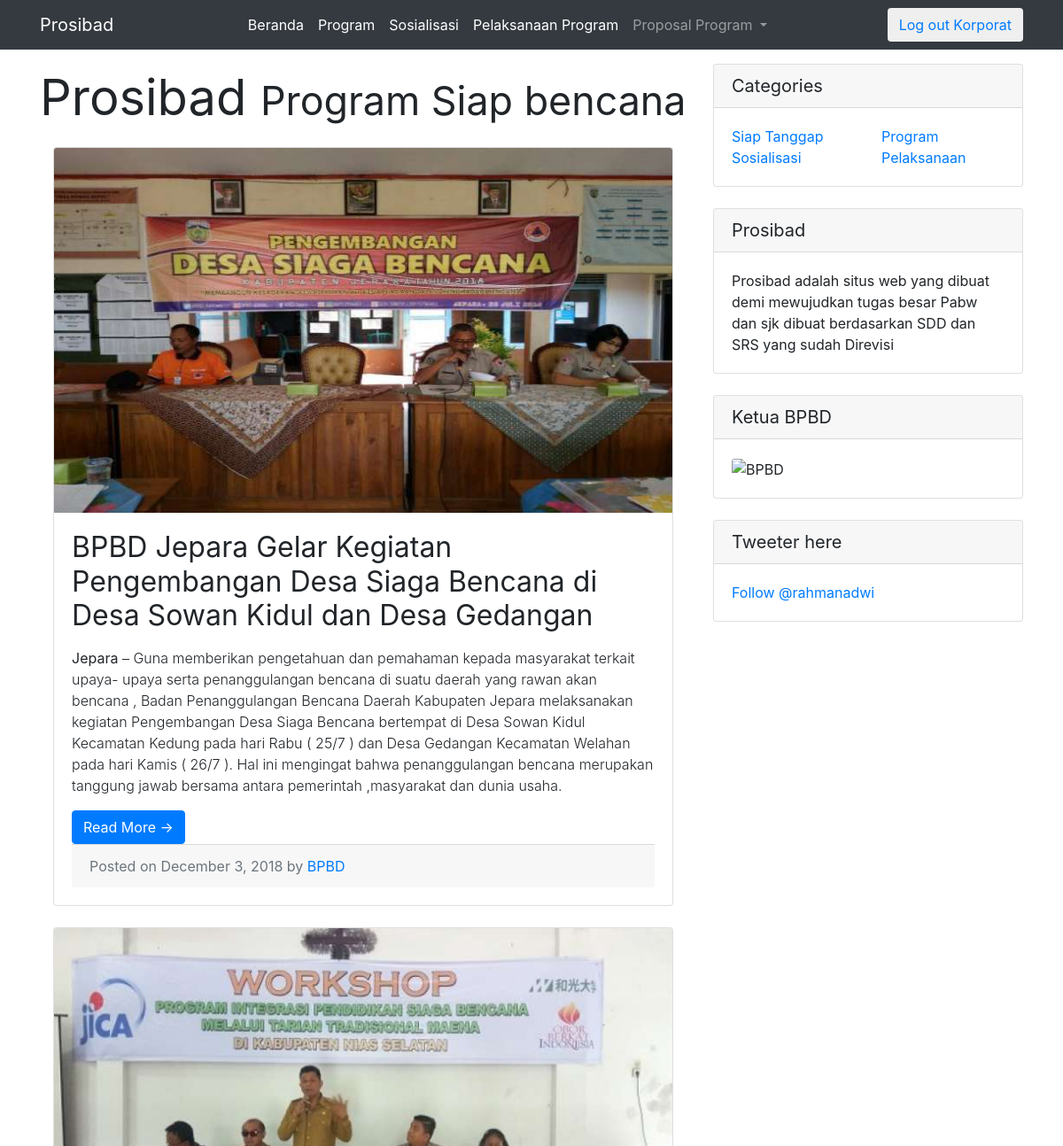
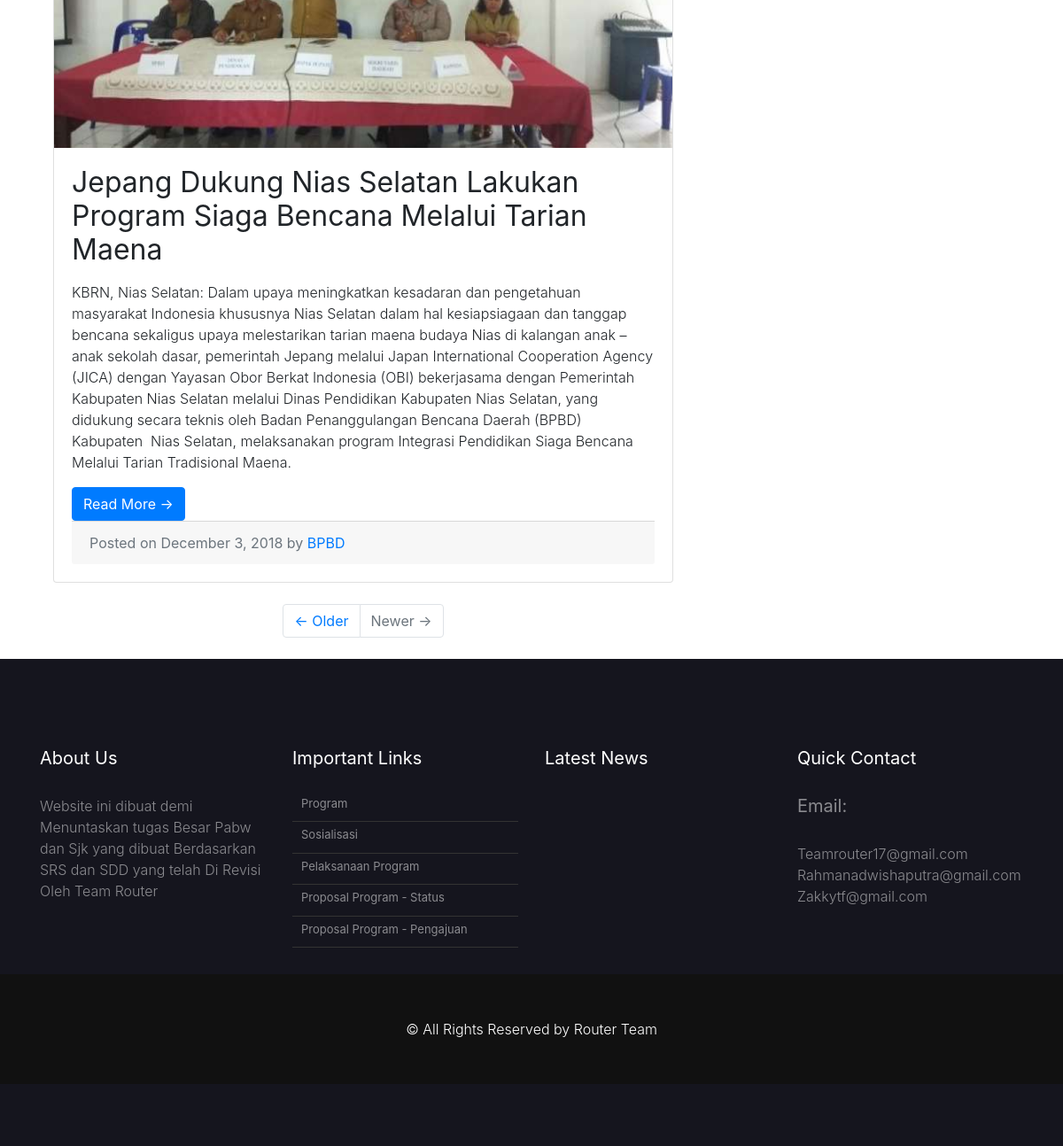
The page /index.php/korporat/viewsosialcorp on the database its author committed (2 pictures, top to bottom).
### tables this page shows
CREATE TABLE `tbl_sls` (
  `sls_id` int(11) NOT NULL,
  `sls_judul` varchar(150) DEFAULT NULL,
  `sls_isi` text,
  `sls_image` varchar(40) DEFAULT NULL,
  `sls_tanggal` timestamp NOT NULL DEFAULT CURRENT_TIMESTAMP
);

### application/controllers/Korporat.php (called while the page is built, shortened)
<?php
class Korporat extends CI_Controller {
  function __construct(){
    $this->load->model('m_berita');
    $this->load->model('m_program');
    $this->load->model('m_sls');
    $this->load->model('m_pelpro');
    $this->load->model('m_nilai');
    $this->load->model('m_files');
        $this->load->library('upload');
                $this->load->helper(array('url'));
  }
  public function viewsosialcorp()
   {
    $x['data']=$this->m_sls->get_all_sls();
    $this->load->view('Korporat/Sosialisasicorp',$x);
  }
}
?>

### index.php (called while the page is built, shortened)
<?php
require_once BASEPATH.'core/CodeIgniter.php';

### application/models/M_sls.php (called while the page is built, shortened)
<?php
class M_sls extends CI_Model{
	function get_all_sls(){
		$hsl=$this->db->query("SELECT * FROM tbl_sls ORDER BY sls_id DESC");
		return $hsl;
	}
}

### application/views/Korporat/Sosialisasicorp.php (the view, shortened to what this page needs)
<!DOCTYPE html>
  <head>
<link href="//maxcdn.bootstrapcdn.com/bootstrap/4.1.3/css/bootstrap.min.css" rel="stylesheet" id="bootstrap-css">
    <link  rel="stylesheet" href="<?php echo base_url().'/css/gaya.css'?>"  type="text/css" media="all" >
  </head>
  <body>
    <nav class="navbar navbar-expand-lg navbar-dark bg-dark sticky-top">
      <div class="container">
        <a class="navbar-brand" href="#">Prosibad</a>
        <div class="collapse navbar-collapse" id="navbarResponsive">
          <ul class="navbar-nav ml-auto">
            <div class="nav-link">
              <?php echo anchor('page','<div class="customcolor"> Beranda </div>'); ?>
            </div>
             <li class="nav-item">
            <div class="nav-link">
              <?php echo anchor('Korporat/viewprogramcorp','<div class="customcolor"> Program </div>'); ?>
            </div>
          </li>
            <li class="nav-item">
              <div class="nav-link">
              <?php echo anchor('Korporat/viewsosialcorp','<div class="customcolor"> Sosialisasi </div>'); ?>
            </div>
            </li>
           <li class="nav-item">
              <div class="nav-link">
              <?php echo anchor('Korporat/viewpelaksanaancorp','<div class="customcolor"> Pelaksanaan Program </div>'); ?>
              </div>
            </li>
      <li class="nav-item dropdown">
        <a class="nav-link dropdown-toggle" href="#" id="navbarDropdown" role="button" data-toggle="dropdown" aria-haspopup="true" aria-expanded="false">
          Proposal Program
        </a>
      </li>
          </ul>
      <div class="ml-auto my-2 my-lg-0">
<button class="btn btn-outline my-2 my-sm-0" ><a href="<?php echo base_url().'index.php/login/logout'?>">Log out Korporat</a></button>
</div></div>
</div>
    </nav>
    <div class="container">
      <div class="row">
        <div class="col-md-8">
          <h1 class="my-4">Prosibad
            <small>Program Siap bencana</small>
          </h1>
  <div class="container">
    <?php
      function limit_words($string, $word_limit){
                $words = explode(" ",$string);
                return implode(" ",array_splice($words,0,$word_limit));
            }
      foreach ($data->result_array() as $i) :
        $id=$i['sls_id'];
        $judul=$i['sls_judul'];
        $image=$i['sls_image'];
        $isi=$i['sls_isi'];
    ?>
     <div class="card mb-4">
            <img class="card-img-top" src="<?php echo base_url().'assets/images/'.$image;?>" alt="Card image cap">
            <div class="card-body">
              <h2 class="card-title"><?php echo $judul;?></h2>
              <p class="card-text"><?php echo limit_words($isi,90000);?><a href="<?php echo base_url().'index.php/post_sls/view/'.$id;?>"></a></p>
              <div>
         <a href="<?php echo base_url().'index.php/post_sls/view/'.$id;?>" class="btn btn-primary">Read More →</a>
            </div>
            <div class="card-footer text-muted">
              Posted on December 3, 2018 by
              <a href="#">BPBD</a>
            </div>
          </div>
      </div>
    <?php endforeach;?>
  </div>
          <ul class="pagination justify-content-center mb-4">
            <li class="page-item">
              <a class="page-link" href="#">← Older</a>
            </li>
            <li class="page-item disabled">
              <a class="page-link" href="#">Newer →</a>
            </li>
          </ul>
        </div>
        <div class="col-md-4">
          <div class="card my-3">
            <h5 class="card-header">Categories</h5>
            <div class="card-body">
              <div class="row">
                <div class="col-lg-6">
                  <ul class="list-unstyled mb-0">
                    <li>
                      <?php echo anchor('Page','<div> Siap Tanggap </div>'); ?>
                    </li>
                    <li>
                  <?php echo anchor('Korporat/viewsosialcorp','<div> Sosialisasi </div>'); ?>
                    </li>
                  </ul>
                </div>
                <div class="col-lg-6">
                  <ul class="list-unstyled mb-0">
                    <li>
                <?php echo anchor('Korporat/viewprogramcorp','<div> Program </div>'); ?>
                    </li>
                    <li>
                      <?php echo anchor('Korporat/viewpelaksanaancorp','<div> Pelaksanaan </div>'); ?>
                    </li>
                  </ul>
                </div>
              </div>
            </div>
          </div>
          <div class="card my-4">
            <h5 class="card-header">Prosibad</h5>
            <div class="card-body">
              Prosibad adalah situs web yang dibuat demi mewujudkan tugas besar Pabw dan sjk
              dibuat berdasarkan SDD dan SRS yang sudah Direvisi
            </div>
          </div>
          <div class="card my-4">
            <h5 class="card-header">Ketua BPBD</h5>
            <div class="card-body">
              <img class="card-img-top" src="https://pbs.twimg.com/profile_images/842298737011519488/Yx0yMvJu_400x400.jpg" alt="BPBD">
            </div>
          </div>
          <div class="card my-4">
            <h5 class="card-header">Tweeter here</h5>
            <div class="card-body">
<a href="https://twitter.com/rahmanadwi" class="twitter-follow-button" data-show-count="false">Follow @rahmanadwi</a><script async src="https://platform.twitter.com/widgets.js" charset="utf-8"></script>
            </div>
          </div>
        </div>
      </div>
    </div>
    <footer class="kilimanjaro_area">
        <div class="foo_top_header_one section_padding_100_70">
            <div class="container">
                <div class="row">
                    <div class="col-12 col-md-6 col-lg-3">
                        <div class="kilimanjaro_part">
                            <h5>About Us</h5>
                            <p>
                              Website ini dibuat demi Menuntaskan tugas Besar Pabw dan Sjk yang dibuat Berdasarkan SRS dan SDD yang telah Di Revisi Oleh Team Router
                            </p>
                        </div>
                    </div>
                    <div class="col-12 col-md-6 col-lg-3">
                        <div class="kilimanjaro_part">
                            <h5>Important Links</h5>
                            <ul class="kilimanjaro_links">
                                <li><a href="<?= site_url('korporat/program'); ?>"><i class="fa fa-angle-right" aria-hidden="true"></i>Program</a></li>
                                <li><a href="<?= site_url('korporat/sosialisasi'); ?>"><i class="fa fa-angle-right" aria-hidden="true"></i>Sosialisasi</a></li>
                                <li><a href="<?= site_url('korporat/pelaksanaan'); ?>"><i class="fa fa-angle-right" aria-hidden="true"></i>Pelaksanaan Program</a></li>
                                <li><a href="<?= site_url('korporat/status') ?>"><i class="fa fa-angle-right" aria-hidden="true"></i>Proposal Program - Status</a></li>
                                <li><a href="<?= site_url('korporat/pengajuan') ?>"><i class="fa fa-angle-right" aria-hidden="true"></i>Proposal Program - Pengajuan</a></li>
                            </ul>
                        </div>
                    </div>
                    <div class="col-12 col-md-6 col-lg-3">
                        <div class="kilimanjaro_part">
                            <h5>Latest News</h5>
                        </div>
                    </div>
                    <div class="col-12 col-md-6 col-lg-3">
                        <div class="kilimanjaro_part">
                            <h5>Quick Contact</h5>
                            <div class="kilimanjaro_single_contact_info">
                            <div class="kilimanjaro_single_contact_info">
                                <h5>Email:</h5>
                                <p>Teamrouter17@gmail.com<br> Rahmanadwishaputra@gmail.com
                                <br> Zakkytf@gmail.com</p>
                            </div>
                        </div>
                    </div>
                </div>
            </div>
        </div>
    <footer>
        <div class=" kilimanjaro_bottom_header_one section_padding_50 text-center">
            <div class="container">
                <div class="row">
                    <div class="col-12">
                        <p>© All Rights Reserved by Router Team</p>
                    </div>
                </div>
            </div>
        </div>
    </footer>
  </body>
</html>

### css/gaya.css (style rules this page uses)
.customcolor { color: white; }
a { text-decoration: none !important; }
h1 { font-size: 3.5rem; font-weight: 300; line-height: 1.1; }
.kilimanjaro_area { position: relative; z-index: 1; }
.foo_top_header_one { background-color: #15151e; color: #fff; }
.section_padding_100_70 { padding-top: 100px; padding-bottom: 70px; }
.foo_top_header_one { color: #fff; }
.kilimanjaro_part { margin-bottom: 30px; }
.foo_top_header_one .kilimanjaro_part > h5 { color: #fff; }
.kilimanjaro_part h4, .kilimanjaro_part h5 { margin-bottom: 30px; }
.kilimanjaro_single_contact_info > p, .kilimanjaro_single_contact_info > h5, .kilimanjaro_blog_area > a, .foo_top_header_one .kilimanjaro_part > p { color: rgba(255,255,255,.5); }
p, ul li, ol li { font-weight: 300; }
ul { margin: 0; padding: 0; }
.kilimanjaro_bottom_header_one { background-color: #111; }
.section_padding_50 { padding: 50px 0; }
.kilimanjaro_bottom_header_one p { color: #fff; margin: 0; }
a, h1, h2, h3, h4, h5, h6 { font-weight: 400; }
ol li, ul li { list-style: outside none none; }
.kilimanjaro_links a { border-bottom: 1px solid #333; color: rgba(255,255,255,.5); display: block; font-size: 13px; margin-bottom: 5px; padding-bottom: 10px; }
.kilimanjaro_links a { color: rgba(255,255,255,.5); font-size: 13px; }
.kilimanjaro_links a i { padding-right: 10px; }

### rows shown on the page
tbl_sls: sls_image (picture), sls_judul "BPBD Jepara Gelar Kegiatan Pengembangan Desa Siaga Bencana di Desa Sowan Kidul dan Desa Gedangan", sls_isi "Jepara – Guna memberikan pengetahuan dan pemahaman kepada masyarakat terkait upaya- upaya serta penanggulangan bencana di suatu daerah yang rawan akan bencana , Badan Penanggulangan Bencana Daerah Kabupaten Jepara melaksanakan kegiatan Pengembangan Desa Siaga Bencana bertempat di Desa Sowan Kidul Kecamatan Kedung pada hari Rabu ( 25/7 ) dan Desa Gedangan Kecamatan Welahan pada hari Kamis ( 26/7 ). Hal ini mengingat bahwa penanggulangan bencana merupakan tanggung jawab bersama antara pemerintah ,masyarakat dan dunia usaha."
tbl_sls: sls_image (picture), sls_judul "Jepang Dukung Nias Selatan Lakukan Program Siaga Bencana Melalui Tarian Maena", sls_isi "KBRN, Nias Selatan: Dalam upaya meningkatkan kesadaran dan pengetahuan masyarakat Indonesia khususnya Nias Selatan dalam hal kesiapsiagaan dan tanggap bencana sekaligus upaya melestarikan tarian maena budaya Nias di kalangan anak – anak sekolah dasar, pemerintah Jepang melalui Japan International Cooperation Agency (JICA) dengan Yayasan Obor Berkat Indonesia (OBI) bekerjasama dengan Pemerintah Kabupaten Nias Selatan melalui Dinas Pendidikan Kabupaten Nias Selatan, yang didukung secara teknis oleh Badan Penanggulangan Bencana Daerah (BPBD) Kabupaten Nias Selatan, melaksanakan program Integrasi Pendidikan Siaga Bencana Melalui Tarian Tradisional Maena."

### other values the page prints
anchor('page','<div class="customcolor"> Beranda </div>') "Beranda"
anchor('Page','<div> Siap Tanggap </div>') "Siap Tanggap"
anchor('Korporat/viewsosialcorp','<div> Sosialisasi </div>') "Sosialisasi"
anchor('Korporat/viewprogramcorp','<div> Program </div>') "Program"
anchor('Korporat/viewpelaksanaancorp','<div> Pelaksanaan </div>') "Pelaksanaan"
